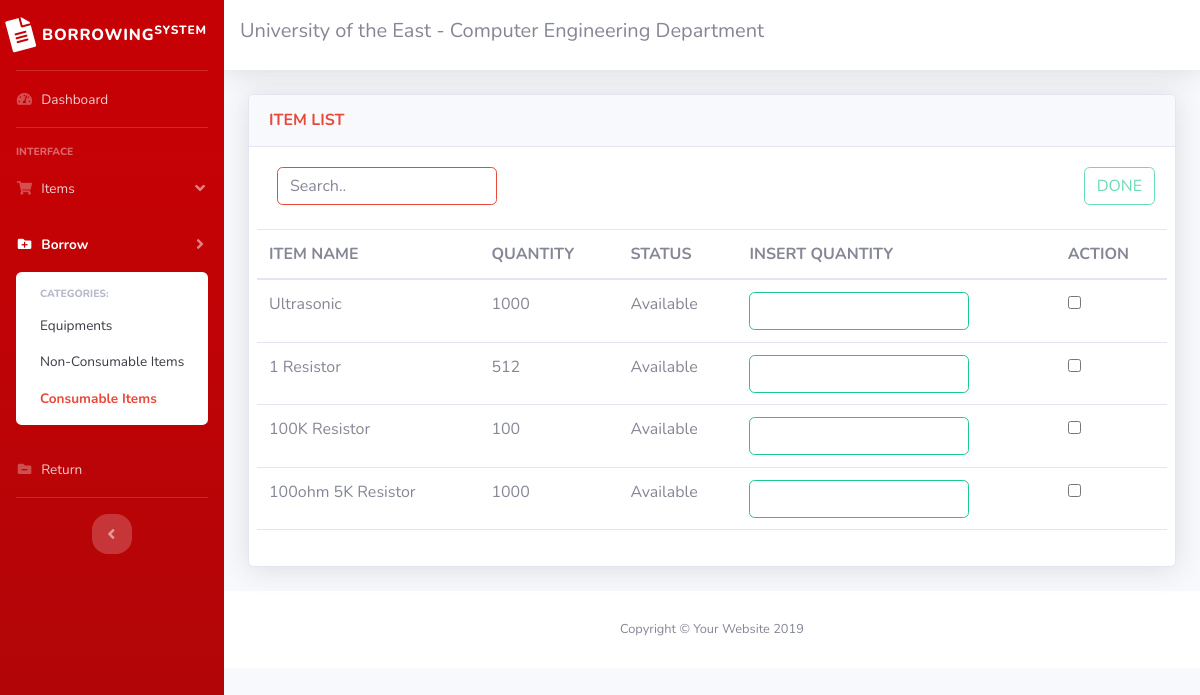
Page /borrowConsum.php on the committed database.
### tables this page shows
CREATE TABLE `consumable_items` (
  `Item_Name` varchar(100) NOT NULL,
  `Value` char(20) NOT NULL,
  `Quantity` char(10) NOT NULL,
  `Status` varchar(40) NOT NULL
);

### borrowConsum.php (the view, shortened to what this page needs)
<!DOCTYPE html>
<html>
<head>
    <link href="vendor/fontawesome-free/css/all.min.css" rel="stylesheet" type="text/css">
    <link href="css/sb-admin-2.2.css" rel="stylesheet">
    <link href="vendor/datatables/dataTables.bootstrap4.min.css" rel="stylesheet">
</head>
<body>
    <div id="wrapper">
        <ul class="navbar-nav bg-gradient-dark sidebar sidebar-dark accordion" id="accordionSidebar">
            <a class="sidebar-brand d-flex align-items-center justify-content-center" href="home.php">
                <div class="sidebar-brand-icon rotate-n-15">
                    <i class="fas fa-file-alt"></i>
                </div>
                <div class="sidebar-brand-text mx-2">Borrowing<sup>system</sup></div>
            </a>
            <hr class="sidebar-divider my-0">
            <div class="nav-item">
                <a class="nav-link" href="home.php">
                    <i class="fas fa-fw fa-tachometer-alt"></i>
                    <span>Dashboard</span></a>
            </div>
            <hr class="sidebar-divider">
            <div class="sidebar-heading">
                Interface
            </div>
            <div class="nav-item">
                <a class="nav-link" href="#" data-toggle="collapse" data-target="#collapseTwo" aria-expanded="true" aria-controls="collapseTwo">
                    <i class="fas fa-fw fa-shopping-cart"></i>
                    <span>Items</span>
                </a>
            </div>
            <div class="nav-item active">
                <a class="nav-link collapsed" href="#" data-toggle="collapse" data-target="#collapsePages" aria-expanded="true" aria-controls="collapsePages">
                    <i class="fas fa-fw fa-folder-plus"></i>
                    <span>Borrow</span>
                </a>
                <div id="collapsePages" class="collapse show" aria-labelledby="headingPages" data-parent="#accordionSidebar">
                    <div class="bg-white py-2 collapse-inner rounded">
                        <h6 class="collapse-header">Categories:</h6>
                        <a class="collapse-item" href="borrowNon.php">Equipments</a>
                        <a class="collapse-item" href="borrow_nonConsum.php">Non-Consumable Items</a>
                        <a class="collapse-item text-danger active" href="borrowConsum.php">Consumable Items</a>
                    </div>
                </div>
            </div>
            <div class="nav-item">
                <a class="nav-link" href="return.php">
                    <i class="fas fa-fw fa-folder-minus"></i>
                    <span>Return</span></a>
            </div>
            <hr class="sidebar-divider d-none d-md-block">
            <div class="text-center d-none d-md-inline">
                <button class="rounded-circle border-0" id="sidebarToggle"></button>
            </div>
        </ul>
        <div id="content-wrapper" class="d-flex flex-column">
            <div id="content" class="side">
                <nav class="navbar navbar-expand navbar-light bg-white topbar mb-3 static-top shadow">
                    <h5>University of the East - Computer Engineering Department</h5>
                </nav>
                <div class="container-fluid">
                    <div class="card shadow mb-4">
                        <div class="card-header py-3 d-sm-flex align-items-center justify-content-between">
                            <h6 class="m-0 font-weight-bold text-danger">ITEM LIST</h6>
                        </div>
                        <div class="card-body" style="height:419px;">
                            <div id="dataTable_wrapper" class="dataTables_wrapper dt-bootstrap4">
                                <div class="row">
                                    <div class="input-group">
                                        <div class="col-lg-3">
                                            <div id="dataTable_filter" class="dataTables_filter">
                                                <div class="input-group">
                                                    <input type="search" class="form-control border-danger" id="searchbar" onkeyup="searchFun()" placeholder="Search..">
                                                </div>
                                            </div>
                                        </div>
                                        <div class="col-lg-9">
                                            <div class="float-right">
                                                <div id="dataTable_filter" class="dataTables_filter">
                                                        <button type="button" class="btn btn-outline-success" name="btn_done" data-toggle="modal" data-target="#Done" onclick="done(event)" id="table_lister" disabled>DONE</button>
                                                </div>
                                            </div>
                                        </div>
                                    </div>
                                    <?php
                                    $mysqli = new mysqli('localhost', 'root', '', 'inventorysystem') or die(mysqli_error($mysqli));
                                    $result = $mysqli->query("SELECT * FROM consumable_items") or die(mysqli_error($mysqli));
                                    ?>
                                    <div class="table table-responsive" style="height:335px;">
                                        <table class="table table-hover" id="myTable"><br>
                                            <thead>
                                                <tr role="row">
                                                    <th>ITEM NAME</th>
                                                    <th>QUANTITY</th>
                                                    <th >STATUS</th>
                                                    <th>INSERT QUANTITY</th>
                                                    <th>ACTION</th>
                                            </thead>
                                            <tbody>
                                                <?php
                                                 $i=1;
                                                while ($row = $result->fetch_assoc()) :  ?>
                                                    <tr role="row" class="odd">
                                                        <td class="sorting_1"> <?php echo $row['Item_Name']; ?></td>
                                                        <td id="<?php echo $i; $i++; ?>"><?php echo $row['Quantity']; ?></td>
                                                        <td><?php echo $row['Status']; ?></td>
                                                        <td>
                                                            <form action="borrowConsum_connection.php" method="POST">
                                                            <?php if($row['Quantity'] != 0){ ?>
                                                                <input type="text" class="btn btn-outline-success" id="Insert_Quantity<?php echo $row['Item_Name']; ?>" onkeypress=" digitvalidation(event)" onchange="quantity_borrowConsume(event)">
                                                            </form>
                                                        </td>
                                                        <td>
                                                            <input type="checkbox" name="btn_checkbox" id="btn_checkbox<?php echo $row['Item_Name']; ?>" onclick="checkbox_borrowConsum('<?php echo $row['Item_Name']; ?>')">
                                                        </td>
                                                            <?php  } ?>
                                                    </tr>
                                                <?php endwhile; ?>
                                            </tbody>
                                        </table>
                                    </div>
                                </div>
                            </div>
                        </div>
                    </div>
                </div>
                <footer class="sticky-footer bg-white">
                    <div class="container my-auto">
                        <div class="copyright text-center my-auto">
                            <span>Copyright © Your Website 2019</span>
                        </div>
                    </div>
                </footer>
            </div>
        </div>
</body>
</html>

### rows in the picture
consumable_items: Item_Name "Ultrasonic", Quantity "1000", Status "Available"
consumable_items: Item_Name "1 Resistor", Quantity "512", Status "Available"
consumable_items: Item_Name "100K Resistor", Quantity "100", Status "Available"
consumable_items: Item_Name "100ohm 5K Resistor", Quantity "1000", Status "Available"
